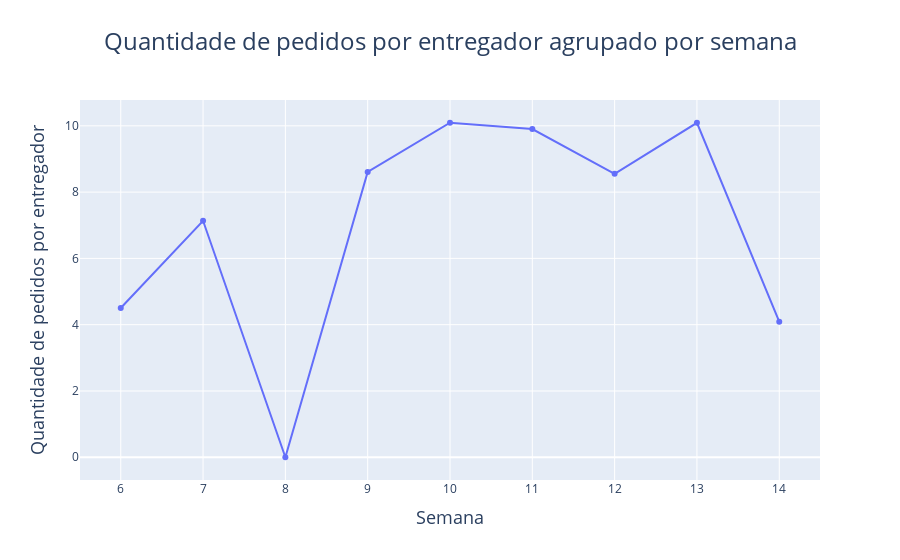

This figure's notebook cell:
### Code cell
# Criar gráfico de linhas
fig = px.line(df_aux, x="Week_Ordered", y="Order_by_delivery", title="Quantidade de pedidos por entregador agrupado por semana", labels={"Week_Ordered": "Semana", "Order_by_delivery": "Quantidade de pedidos por entregador", "ID_Count": "Quantidade de pedidos", "Delivery_service_ID": "Quantidade de entregadores"}, markers=True, hover_data=["ID_Count", "Delivery_service_ID"])
fig.update_layout(title={"x": 0.5, "xanchor": "center", "font": {"size": 24}},
    xaxis={"title_font": {"size": 18}, "showgrid": True},
    yaxis={"title_font": {"size": 18}, "showgrid": True})
fig.show()

### Figure 1 — Plotly figure (JSON) as saved in the notebook; plotly's stock layout.template omitted (floating-point values rounded to 4 significant figures)
{"data": [{"customdata": [[2701.0, 600.0], [4281.0, 600.0], [0.0, 0.0], [6198.0, 720.0], [7267.0, 720.0], [7129.0, 720.0], [6158.0, 720.0], [7266.0, 720.0], [2944.0, 720.0]], "hovertemplate": "Semana=%{x}<br>Quantidade de pedidos por entregador=%{y}<br>Quantidade de pedidos=%{customdata[0]}<br>Quantidade de entregadores=%{customdata[1]}<extra></extra>", "legendgroup": "", "line": {"color": "#636efa", "dash": "solid"}, "marker": {"symbol": "circle"}, "mode": "lines+markers", "name": "", "orientation": "v", "showlegend": false, "type": "scatter", "x": [6, 7, 8, 9, 10, 11, 12, 13, 14], "xaxis": "x", "y": [4.502, 7.135, 0.0, 8.608, 10.09, 9.901, 8.553, 10.09, 4.089], "yaxis": "y"}], "layout": {"legend": {"tracegroupgap": 0}, "title": {"font": {"size": 24}, "text": "Quantidade de pedidos por entregador agrupado por semana", "x": 0.5, "xanchor": "center"}, "xaxis": {"anchor": "y", "domain": [0, 1], "showgrid": true, "title": {"font": {"size": 18}, "text": "Semana"}}, "yaxis": {"anchor": "x", "domain": [0, 1], "showgrid": true, "title": {"font": {"size": 18}, "text": "Quantidade de pedidos por entregador"}}}}
